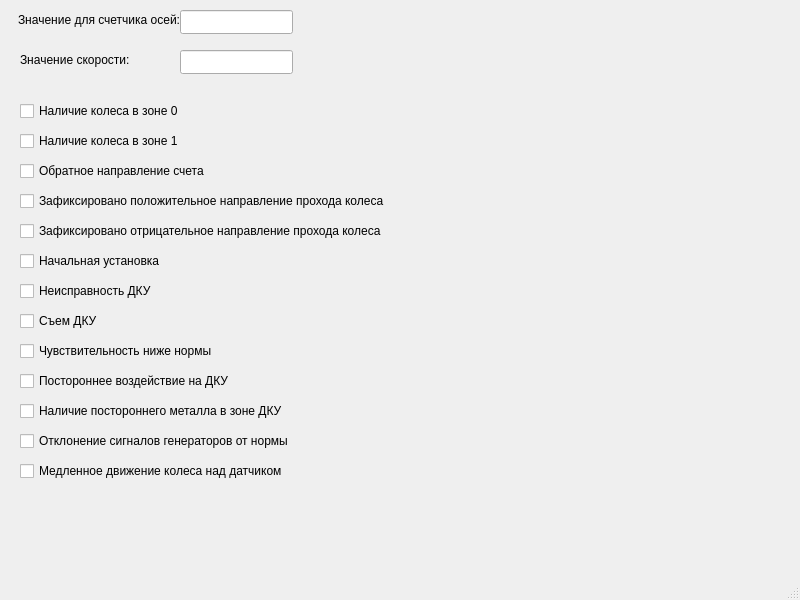
<?xml version="1.0" encoding="UTF-8"?>
<ui version="4.0">
 <class>MainWindow</class>
 <widget class="QMainWindow" name="MainWindow">
  <property name="geometry">
   <rect>
    <x>0</x>
    <y>0</y>
    <width>800</width>
    <height>600</height>
   </rect>
  </property>
  <property name="windowTitle">
   <string>MainWindow</string>
  </property>
  <widget class="QWidget" name="centralwidget">
   <widget class="QLineEdit" name="axis_amount">
    <property name="geometry">
     <rect>
      <x>180</x>
      <y>10</y>
      <width>113</width>
      <height>24</height>
     </rect>
    </property>
   </widget>
   <widget class="QLabel" name="label">
    <property name="geometry">
     <rect>
      <x>18</x>
      <y>10</y>
      <width>161</width>
      <height>20</height>
     </rect>
    </property>
    <property name="text">
     <string>Значение для счетчика осей:</string>
    </property>
   </widget>
   <widget class="QLabel" name="label_2">
    <property name="geometry">
     <rect>
      <x>20</x>
      <y>50</y>
      <width>161</width>
      <height>20</height>
     </rect>
    </property>
    <property name="text">
     <string>Значение скорости:</string>
    </property>
   </widget>
   <widget class="QLineEdit" name="speedEdit">
    <property name="geometry">
     <rect>
      <x>180</x>
      <y>50</y>
      <width>113</width>
      <height>24</height>
     </rect>
    </property>
    <property name="autoFillBackground">
     <bool>false</bool>
    </property>
   </widget>
   <widget class="QCheckBox" name="r32_0">
    <property name="geometry">
     <rect>
      <x>20</x>
      <y>100</y>
      <width>171</width>
      <height>22</height>
     </rect>
    </property>
    <property name="text">
     <string>Наличие колеса в зоне 0</string>
    </property>
   </widget>
   <widget class="QCheckBox" name="r32_1">
    <property name="geometry">
     <rect>
      <x>20</x>
      <y>130</y>
      <width>171</width>
      <height>22</height>
     </rect>
    </property>
    <property name="text">
     <string>Наличие колеса в зоне 1</string>
    </property>
   </widget>
   <widget class="QCheckBox" name="r32_2">
    <property name="geometry">
     <rect>
      <x>20</x>
      <y>160</y>
      <width>191</width>
      <height>22</height>
     </rect>
    </property>
    <property name="text">
     <string>Обратное направление счета</string>
    </property>
   </widget>
   <widget class="QCheckBox" name="r32_3">
    <property name="geometry">
     <rect>
      <x>20</x>
      <y>190</y>
      <width>371</width>
      <height>22</height>
     </rect>
    </property>
    <property name="text">
     <string>Зафиксировано положительное направление прохода колеса</string>
    </property>
   </widget>
   <widget class="QCheckBox" name="r32_4">
    <property name="geometry">
     <rect>
      <x>20</x>
      <y>220</y>
      <width>371</width>
      <height>22</height>
     </rect>
    </property>
    <property name="text">
     <string>Зафиксировано отрицательное направление прохода колеса</string>
    </property>
   </widget>
   <widget class="QCheckBox" name="r32_8">
    <property name="geometry">
     <rect>
      <x>20</x>
      <y>250</y>
      <width>171</width>
      <height>22</height>
     </rect>
    </property>
    <property name="text">
     <string>Начальная установка</string>
    </property>
   </widget>
   <widget class="QCheckBox" name="r32_12">
    <property name="geometry">
     <rect>
      <x>20</x>
      <y>370</y>
      <width>221</width>
      <height>22</height>
     </rect>
    </property>
    <property name="text">
     <string>Постороннее воздействие на ДКУ</string>
    </property>
   </widget>
   <widget class="QCheckBox" name="r32_13">
    <property name="geometry">
     <rect>
      <x>20</x>
      <y>400</y>
      <width>271</width>
      <height>22</height>
     </rect>
    </property>
    <property name="text">
     <string>Наличие постороннего металла в зоне ДКУ</string>
    </property>
   </widget>
   <widget class="QCheckBox" name="r32_9">
    <property name="geometry">
     <rect>
      <x>20</x>
      <y>280</y>
      <width>171</width>
      <height>22</height>
     </rect>
    </property>
    <property name="text">
     <string>Неисправность ДКУ</string>
    </property>
   </widget>
   <widget class="QCheckBox" name="r32_11">
    <property name="geometry">
     <rect>
      <x>20</x>
      <y>340</y>
      <width>201</width>
      <height>22</height>
     </rect>
    </property>
    <property name="text">
     <string>Чувствительность ниже нормы</string>
    </property>
   </widget>
   <widget class="QCheckBox" name="r32_14">
    <property name="geometry">
     <rect>
      <x>20</x>
      <y>430</y>
      <width>281</width>
      <height>22</height>
     </rect>
    </property>
    <property name="text">
     <string>Отклонение сигналов генераторов от нормы</string>
    </property>
   </widget>
   <widget class="QCheckBox" name="r32_10">
    <property name="geometry">
     <rect>
      <x>20</x>
      <y>310</y>
      <width>171</width>
      <height>22</height>
     </rect>
    </property>
    <property name="text">
     <string>Съем ДКУ</string>
    </property>
   </widget>
   <widget class="QCheckBox" name="r32_15">
    <property name="geometry">
     <rect>
      <x>20</x>
      <y>460</y>
      <width>271</width>
      <height>22</height>
     </rect>
    </property>
    <property name="text">
     <string>Медленное движение колеса над датчиком</string>
    </property>
   </widget>
  </widget>
  <widget class="QMenuBar" name="menubar">
   <property name="geometry">
    <rect>
     <x>0</x>
     <y>0</y>
     <width>800</width>
     <height>21</height>
    </rect>
   </property>
  </widget>
  <widget class="QStatusBar" name="statusbar"/>
 </widget>
 <resources/>
 <connections/>
</ui>
